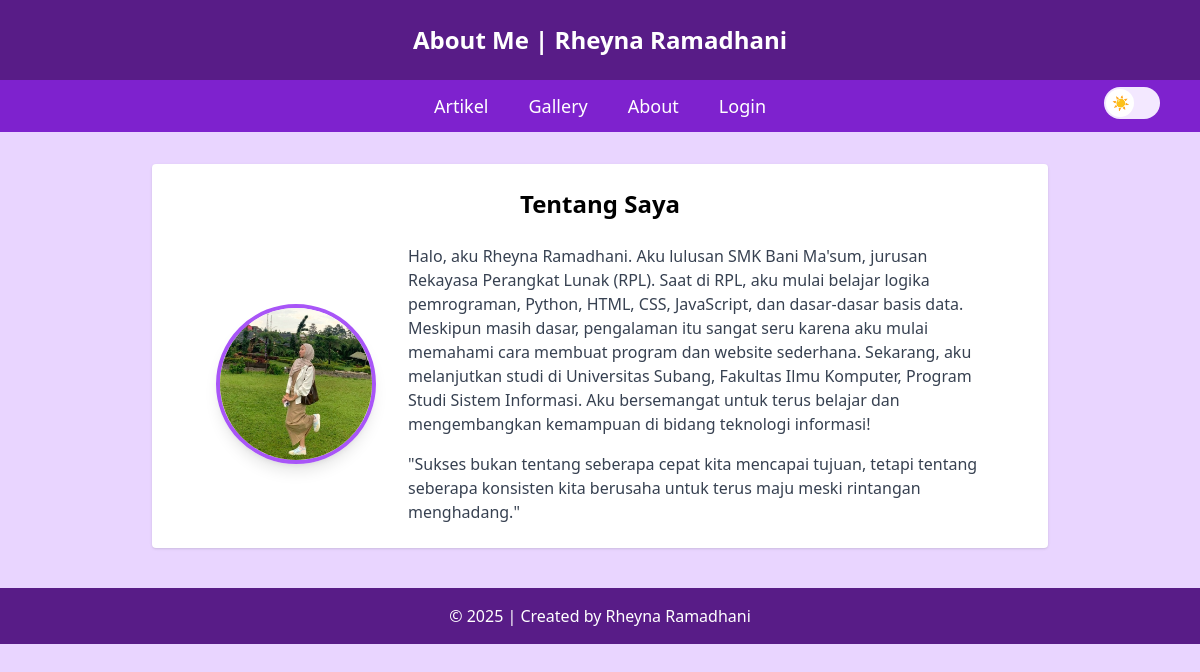
Page /about.php on the committed database.
### tables this page shows
CREATE TABLE `tbl_about` (
  `id_about` int(2) NOT NULL,
  `about` text NOT NULL
);

### about.php (the view, shortened to what this page needs)
<?php include "koneksi.php"; ?>
<!DOCTYPE html>
<html lang="en">
<head>
  <script src="https://cdn.tailwindcss.com"></script>
</head>
<body class="bg-purple-200 dark:bg-gray-900 dark:text-gray-100 text-gray-800 font-sans transition-colors duration-300">
  <header class="bg-purple-900 dark:bg-gray-800 text-white text-center p-6 text-2xl font-bold">
    About Me | Rheyna Ramadhani
  </header>
  <nav class="bg-purple-700 dark:bg-gray-700 text-white py-3 relative">
    <div class="relative max-w-6xl mx-auto flex justify-center items-center">
      <ul class="flex space-x-10 font-medium text-lg">
        <li><a href="index.php" class="hover:underline">Artikel</a></li>
        <li><a href="gallery.php" class="hover:underline">Gallery</a></li>
        <li><a href="about.php" class="hover:underline">About</a></li>
        <li><a href="admin/login.php" class="hover:underline">Login</a></li>
      </ul>
      <div class="absolute right-4">
        <label class="relative inline-flex items-center cursor-pointer">
          <div id="switchIcon" class="absolute top-0.5 left-0.5 w-7 h-7 bg-white rounded-full flex items-center justify-center text-sm transition-all duration-300 peer-checked:translate-x-6">
            <span id="icon" class="text-gray-500">☀️</span>
          </div>
        </label>
      </div>
    </div>
  </nav>
  <main class="max-w-4xl mx-auto p-6 bg-white dark:bg-gray-800 rounded shadow mt-8">
    <h2 class="text-2xl font-bold mb-6 text-center text-black dark:text-white">Tentang Saya</h2>
    <div class="flex flex-col md:flex-row items-center justify-center gap-8 text-center md:text-left">
      <div>
        <img src="images/profil1.jpg" alt="Foto Profil" class="w-40 h-40 rounded-full border-4 border-purple-500 shadow-lg object-cover mx-auto md:mx-0">
      </div>
      <div class="max-w-xl space-y-4">
        <?php
        $sql = "SELECT * FROM tbl_about ORDER BY id_about DESC";
        $query = mysqli_query($db, $sql);
        while ($data = mysqli_fetch_array($query)) {
          echo "<p class='text-gray-700 dark:text-gray-300'>" . htmlspecialchars($data['about']) . "</p>";
        }
        ?>
      </div>
    </div>
  </main>
  <footer class="bg-purple-900 dark:bg-gray-800 text-white text-center py-4 mt-10">
    &copy; <?php echo date('Y'); ?> | Created by Rheyna Ramadhani
  </footer>
</body>
</html>

### rows in the picture
tbl_about: about "Halo, aku Rheyna Ramadhani. Aku lulusan SMK Bani Ma'sum, jurusan Rekayasa Perangkat Lunak (RPL). Saat di RPL, aku mulai belajar logika pemrograman, Python, HTML, CSS, JavaScript, dan dasar-dasar basis data. Meskipun masih dasar, pengalaman itu sangat seru karena aku mulai memahami cara membuat program dan website sederhana. Sekarang, aku melanjutkan studi di Universitas Subang, Fakultas Ilmu Komputer, Program Studi Sistem Informasi. Aku bersemangat untuk terus belajar dan mengembangkan kemampuan di bidang teknologi informasi!"
tbl_about: about "\"Sukses bukan tentang seberapa cepat kita mencapai tujuan, tetapi tentang seberapa konsisten kita berusaha untuk terus maju meski rintangan menghadang.\""
